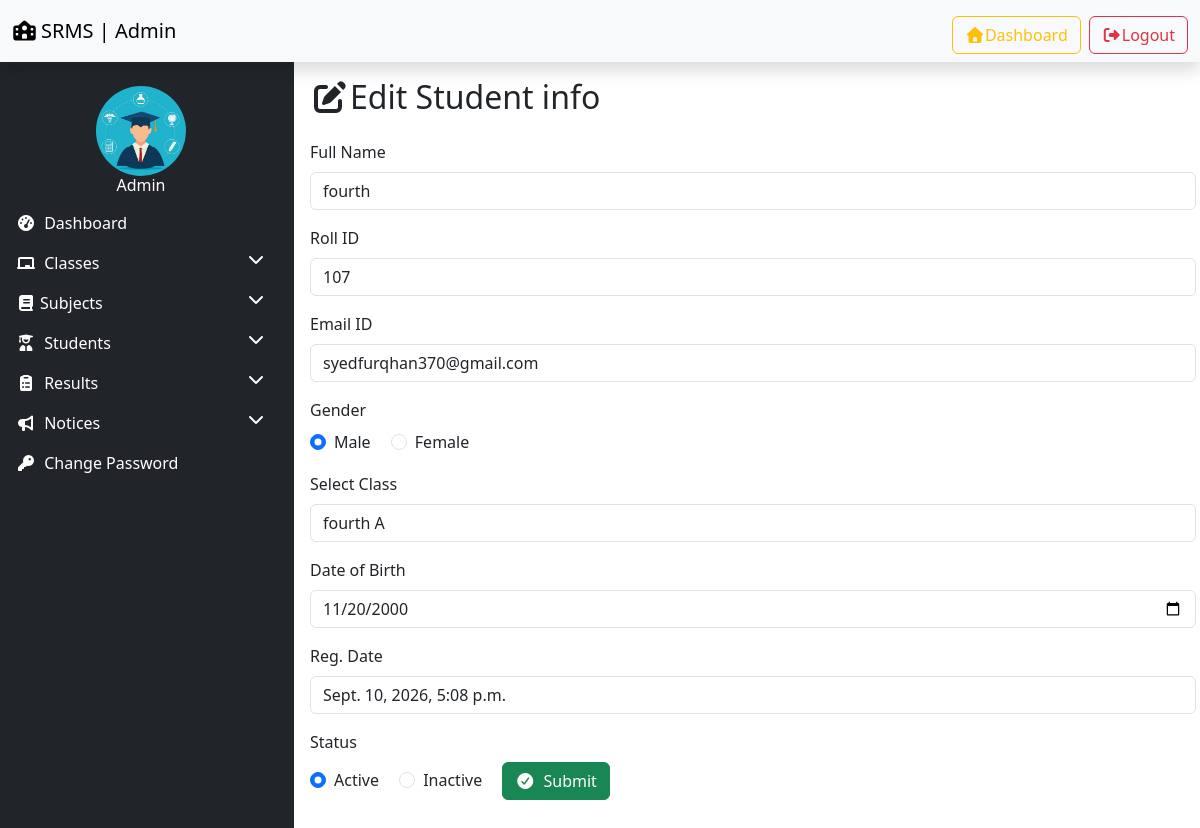
Screenshot of /edit_student/1 (signed in) with the database file from the repository.
### resultapp/models.py (models this page shows, shortened)
class Student(models.Model):
    GRNDER_CHOICES = (
        ('Male','Male'),
        ('Female','Female'),
    )
    name = models.CharField(max_length=100)
    roll_id = models.CharField(max_length=30)
    email = models.EmailField(max_length=50)
    gender = models.EmailField(max_length=10,choices=GRNDER_CHOICES)
    dob = models.CharField(max_length=100)
    student_class = models.ForeignKey(Class,on_delete=models.SET_NULL,null=True)
    reg_date = models.DateTimeField(auto_now_add=True)
    updation_date = models.DateTimeField(auto_now=True)
    status = models.IntegerField(default=1)

class Class(models.Model):
    class_name = models.CharField(max_length=50)
    class_numeric = models.IntegerField()
    section = models.CharField(max_length=20)
    creation_date = models.DateTimeField(auto_now_add=True)
    updation_date = models.DateTimeField(auto_now=True)

### resultapp/views.py (the view, shortened to what this page needs)
# urls.py: path('edit_student/<int:student_id>',edit_student, name='edit_student'),
@login_required
def edit_student(request,student_id):
    student_obj = get_object_or_404(Student,id=student_id)
    return render(request,'edit_student.html',locals())

### resultapp/templates/edit_student.html (shortened to what this page needs)
{% extends 'admin_base.html' %}
{% load static %}
{% block content %}
<div>
   <h2 class="mb-4"><i class="fas fa-edit "></i>Edit Student info</h2>
    <form method="post">
         <div  class="mb-3">
            <label for="subjectname" class="form-label">Full Name</label>
            <input type="text" class="form-control" id="fullname" name="fullname" required placeholder="Enter your full name" value="{{student_obj.student_class.class_name}}" readonly>
         </div>
         <div  class="mb-3">
            <label for="rollid" class="form-label">Roll ID</label>
            <input type="text" class="form-control" id="rollid" name="rollid" required placeholder="Roll Number" maxlength="5" value="{{student_obj.roll_id}}">
         </div>
         <div  class="mb-3">
            <label for="emailid" class="form-label">Email ID</label>
            <input type="text" class="form-control" id="emailid" name="emailid" required placeholder="Email ID" value="{{student_obj.email}}">
         </div>
         <div  class="mb-3">
            <label class="form-label">Gender</label><br/>
            <div class="form-check form-check-inline">
            <input type="radio" class="form-check-input" id="gender" name="gender" required value="Male" {% if student_obj.gender == "Male" %}checked{% endif %}>
            <label class="form-check-label">Male</label>
            </div>
            <div class="form-check form-check-inline">
            <input type="radio" class="form-check-input" id="gender" name="gender" required value="Female" {% if student_obj.gender == "Female" %}checked{% endif %}>
            <label class="form-check-label">Female</label>
            </div>
         </div>
          <div  class="mb-3">
            <label for="class" class="form-label">Select Class</label>
            <input type="text" class="form-control" id="class" name="class" value="{{student_obj.student_class.class_name}} {{student_obj.student_class.section}}"readonly>
         </div>
         <div  class="mb-3">
            <label for="dob" class="form-label">Date of Birth</label>
            <input type="date" class="form-control" id="dob" name="dob" required value="{{student_obj.dob}}">
         </div>
         <div  class="mb-3">
            <label for="regdate" class="form-label">Reg. Date</label>
            <input type="regdate" class="form-control" id="regdate" name="regdate" required value="{{student_obj.reg_date}}"readonly>
         </div>
         <div  class="mb-3">
            <label class="form-label">Status</label><br/>
            <div class="form-check form-check-inline">
            <input type="radio" checked class="form-check-input" id="status" name="status" required value= "1" {% if student_obj.status == 1 %}checked{% endif %}>
            <label class="form-check-label">Active</label>
            </div>
            <div class="form-check form-check-inline">
            <input type="radio" class="form-check-input" id="status" name="status" required value= "0" {% if student_obj.status == 0 %}checked{% endif %}>
            <label class="form-check-label">Inactive</label>
            </div>
         <button type="submit" class="btn btn-success">
           <i class="fas fa-check-circle me-1"></i> Submit
         </button>
    </form>
</div>
{% endblock %}

### rows the page displays
Student: fullname "fourth", rollid "107", emailid "syedfurqhan370@gmail.com", gender "☑", class "fourth A", dob "11/20/2000", regdate "Sept. 10, 2026, 5:08 p.m.", status "☑"
